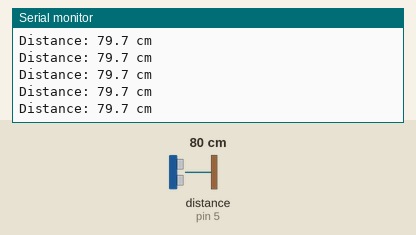
The sketch below on a simulated Arduino Uno, built with avr-gcc and run on an emulated ATmega328P. Shown: the last lines printed to the serial monitor. Wiring (inferred from the names in the program): ultrasonic range finder: trigger pin 4; echo pin 5. The inputs (shaded band) are chosen by the test bench; at power-on: distance to the obstacle (sensor on pin 5) 80 cm. The echo pulse lasts 58.3 µs per cm.

Above: at 1.2 s.
1.3 s: distance to the obstacle (sensor on pin 5) set to 35 cm
At 1.6 s:
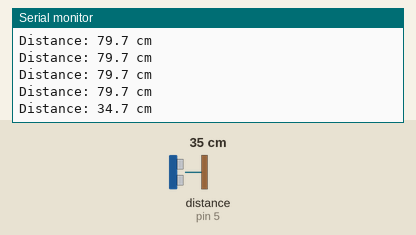
4.3 s: distance to the obstacle (sensor on pin 5) set to 2 cm
At 4.44 s:
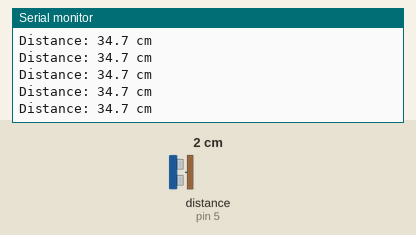
Timing chart, 0 to 7.3 s (numbered marks = the images above; inputs shaded):
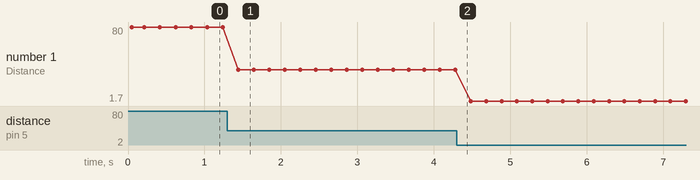

Measured:
- after the input at 1.3 s, the serial monitor: prints a new line after 0.14 s (image 1)
- plotted number 1: 79.7 → 34.7 after the input at 1.3 s, 34.7 → 1.7 after the input at 4.3 s

The sketch:

02_ultrasonic.ino
```cpp
// TEST 02: Ultrasonic sensor (HC-SR04 style)
// Wiring: VCC -> 5V, GND -> GND, TRIG -> D4, ECHO -> D5
// Prints distance in cm 5 times per second. Move your hand in front of it.

const int TRIG_PIN = 4;
const int ECHO_PIN = 5;

void setup() {
  Serial.begin(9600);
  pinMode(TRIG_PIN, OUTPUT);
  pinMode(ECHO_PIN, INPUT);
  digitalWrite(TRIG_PIN, LOW);
  Serial.println("=== Ultrasonic test (TRIG=D4, ECHO=D5) ===");
}

void loop() {
  digitalWrite(TRIG_PIN, LOW);
  delayMicroseconds(2);
  digitalWrite(TRIG_PIN, HIGH);
  delayMicroseconds(10);
  digitalWrite(TRIG_PIN, LOW);

  unsigned long us = pulseIn(ECHO_PIN, HIGH, 30000UL);  // 30 ms timeout (~5 m)
  if (us == 0) {
    Serial.println("NO ECHO (timeout) - check wiring/power, or nothing in range");
  } else {
    Serial.print("Distance: ");
    Serial.print(us * 0.0343 / 2.0, 1);
    Serial.println(" cm");
  }
  delay(200);
}
```
